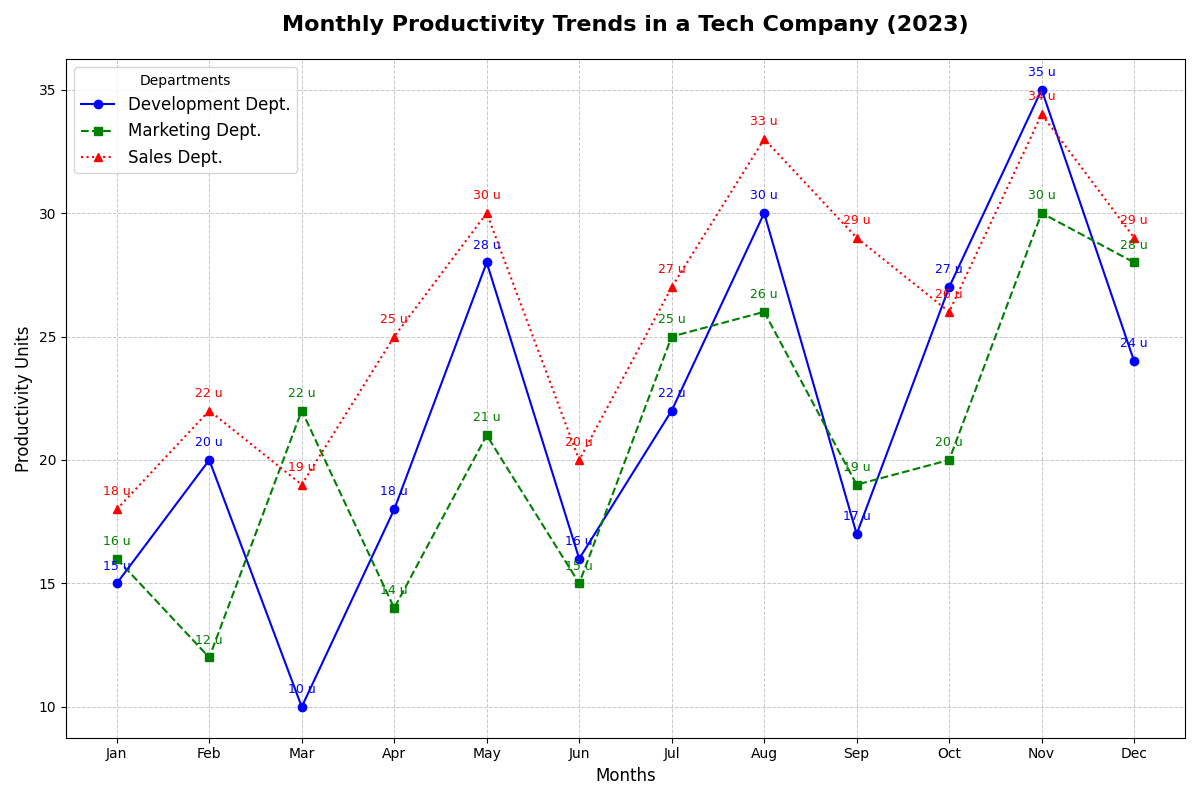

Recreate this plot in Python.
import matplotlib.pyplot as plt
import numpy as np

months = ['Jan', 'Feb', 'Mar', 'Apr', 'May', 'Jun', 'Jul', 'Aug', 'Sep', 'Oct', 'Nov', 'Dec']
departments = ['Development', 'Marketing', 'Sales']

# Altered productivity data while keeping the structure intact
prod_development = [15, 20, 10, 18, 28, 16, 22, 30, 17, 27, 35, 24]
prod_marketing = [16, 12, 22, 14, 21, 15, 25, 26, 19, 20, 30, 28]
prod_sales = [18, 22, 19, 25, 30, 20, 27, 33, 29, 26, 34, 29]

fig, ax = plt.subplots(figsize=(12, 8))

ax.plot(months, prod_development, marker='o', linestyle='-', color='blue', label='Development Dept.')
ax.plot(months, prod_marketing, marker='s', linestyle='--', color='green', label='Marketing Dept.')
ax.plot(months, prod_sales, marker='^', linestyle=':', color='red', label='Sales Dept.')

ax.set_title('Monthly Productivity Trends in a Tech Company (2023)', fontsize=16, fontweight='bold', pad=20)
ax.set_ylabel('Productivity Units', fontsize=12)
ax.set_xlabel('Months', fontsize=12)
ax.legend(title='Departments', fontsize=12, loc='upper left')

ax.grid(True, which='both', linestyle='--', linewidth=0.7, alpha=0.7)

for i, month in enumerate(months):
    ax.annotate(f"{prod_development[i]} u", (month, prod_development[i]), textcoords="offset points", xytext=(0,10), ha='center', fontsize=9, color='blue')
    ax.annotate(f"{prod_marketing[i]} u", (month, prod_marketing[i]), textcoords="offset points", xytext=(0,10), ha='center', fontsize=9, color='green')
    ax.annotate(f"{prod_sales[i]} u", (month, prod_sales[i]), textcoords="offset points", xytext=(0,10), ha='center', fontsize=9, color='red')

plt.tight_layout()
plt.show()
